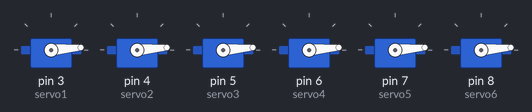
A sketch run on a simulated Arduino Uno, built with avr-gcc and run on an emulated ATmega328P. On the bench: 6 × servo.

Above: at 0.05 s.
At 0.3 s:
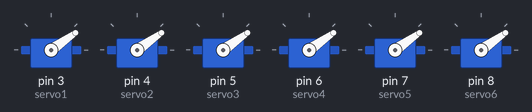
At 0.5 s:
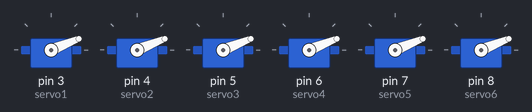
Timing chart, 0 to 3.0 s (numbered marks = the images above):
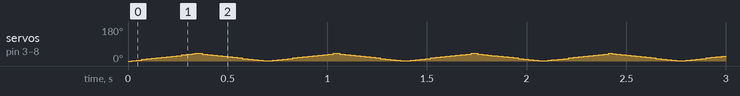

The sketch:

SPRINT1.ino
```cpp
#include <Servo.h>

Servo servo1;
Servo servo2;
Servo servo3;
Servo servo4;
Servo servo5;
Servo servo6;
// create servo object to control a servo
// twelve servo objects can be created on most boards

int pos = 0;    // variable to store the servo position

void setup() {
  servo1.attach(3);
  servo2.attach(4);
  servo3.attach(5);
  servo4.attach(6);
  servo5.attach(7);
  servo6.attach(8);
}

void loop() {
  for (pos = 0; pos <= 40; pos += 1) { // goes from 0 degrees to 180 degrees
    // in steps of 1 degree
    servo1.write(pos);
    servo2.write(pos);
    servo3.write(pos);
    servo4.write(pos);
    servo5.write(pos);
    servo6.write(pos);
    // tell servo to go to position in variable 'pos'
    delay(8);                       // waits 15ms for the servo to reach the position
  }
  for (pos = 40; pos >= 0; pos -= 1) { // goes from 180 degrees to 0 degrees
    servo1.write(pos);
    servo2.write(pos);
    servo3.write(pos);
    servo4.write(pos);
    servo5.write(pos);
    servo6.write(pos);
    // tell servo to go to position in variable 'pos'
    delay(8);                       // waits 15ms for the servo to reach the position
  }
}
```
